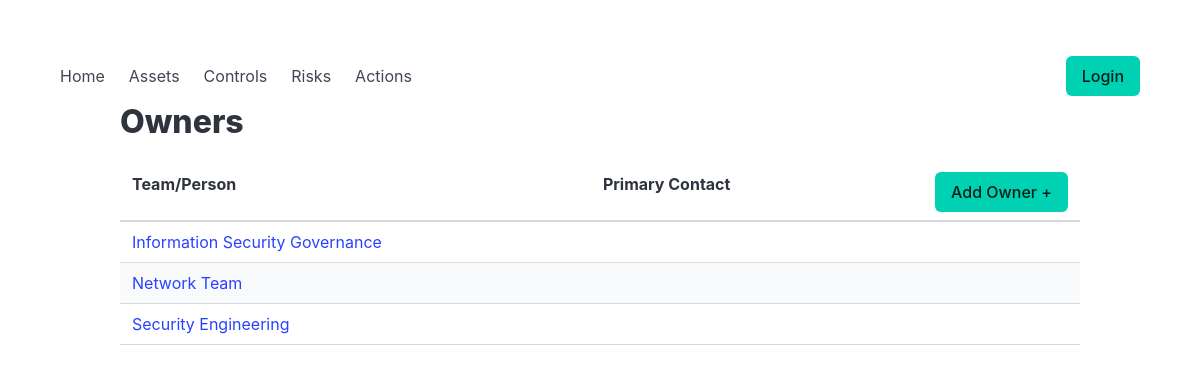
Screenshot of /car/owner/ with the database file from the repository.
### car/models.py (models this page shows, shortened)
class TimestampedModel(models.Model):
    created_at = models.DateTimeField(auto_now_add=True)
    updated_at = models.DateTimeField(auto_now=True)
    created_by = models.ForeignKey(
        settings.AUTH_USER_MODEL,
        null=True,
        blank=True,
        on_delete=models.SET_NULL,
        related_name="%(class)s_created",
        editable=False,
    )
    updated_by = models.ForeignKey(
        settings.AUTH_USER_MODEL,
        null=True,
        blank=True,
        on_delete=models.SET_NULL,
        related_name="%(class)s_updated",
        editable=False,
    )
    updated_by_username = models.CharField(
        max_length=150,
        blank=True,
        editable=False,
    )
    class Meta:
        abstract = True

class Owner(TimestampedModel):
    name = models.CharField(help_text="Person or team responsible for this asset", max_length=150)
    contact_prim = models.CharField(help_text="Primary contact in event of an incident/DR", blank=True,null=True)
    users = models.ManyToManyField(
        User,
        through='OwnerMembership',
        related_name='owners'
    )

### car/views.py (the view)
# urls.py: path("owner/", views.owner_list, name="owner_list"),
def owner_list(request):
    owner_list = Owner.objects.all()
    context = {"owner_list": owner_list, "ptitle": "Your owners"}
    logger.debug("owner_list: accessing by %s", request.user)
    return render(request, "car/owner_list.html", context)

### car/templates/car/owner_list.html (shortened to what this page needs)
{% extends "car/base.html" %}
{% block content %}
{% load static %}
    <div class="container">
      <h1 class="title">Owners</h1>
      <table class="table is-striped is-hoverable is-fullwidth">
        <thead>
          <tr>
            <th>Team/Person</th>
            <th>Primary Contact
              <div style="float: right;"><a href="{% url 'owner_edit' 0 %}"><span title="Add new Owner" class="button is-primary">Add Owner +</span></a></div>
            </th>
          </tr>
        </thead>
        <tbody>
          <tr>
        {% for owner in owner_list %}
            <td style="padding-left: {{ owner.indent }}px;">
                <a href="{% url 'owner_edit' owner.pk %}">{{ owner.name }}</a>
            </td>
            <td>{{ owner.primary_contact }}</td>
          </tr><tr>
        {% empty %}
            <td colspan="2">There are no owners yet.</td>
        {% endfor %}
          </tr>
        </tbody>
      </table>
    </div>
{% endblock %}

### rows the page displays
Owner: name "Information Security Governance"
Owner: name "Network Team"
Owner: name "Security Engineering"
